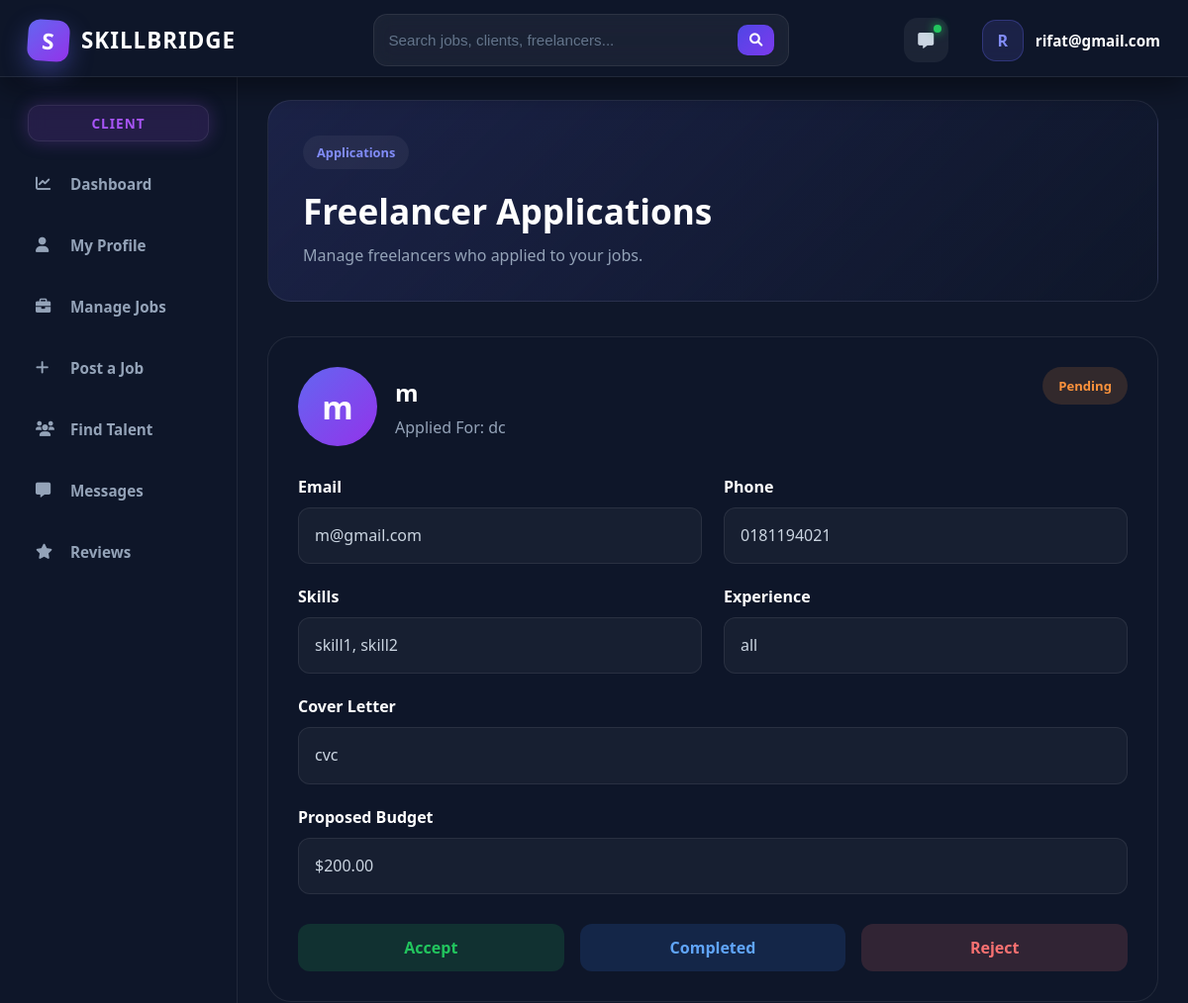
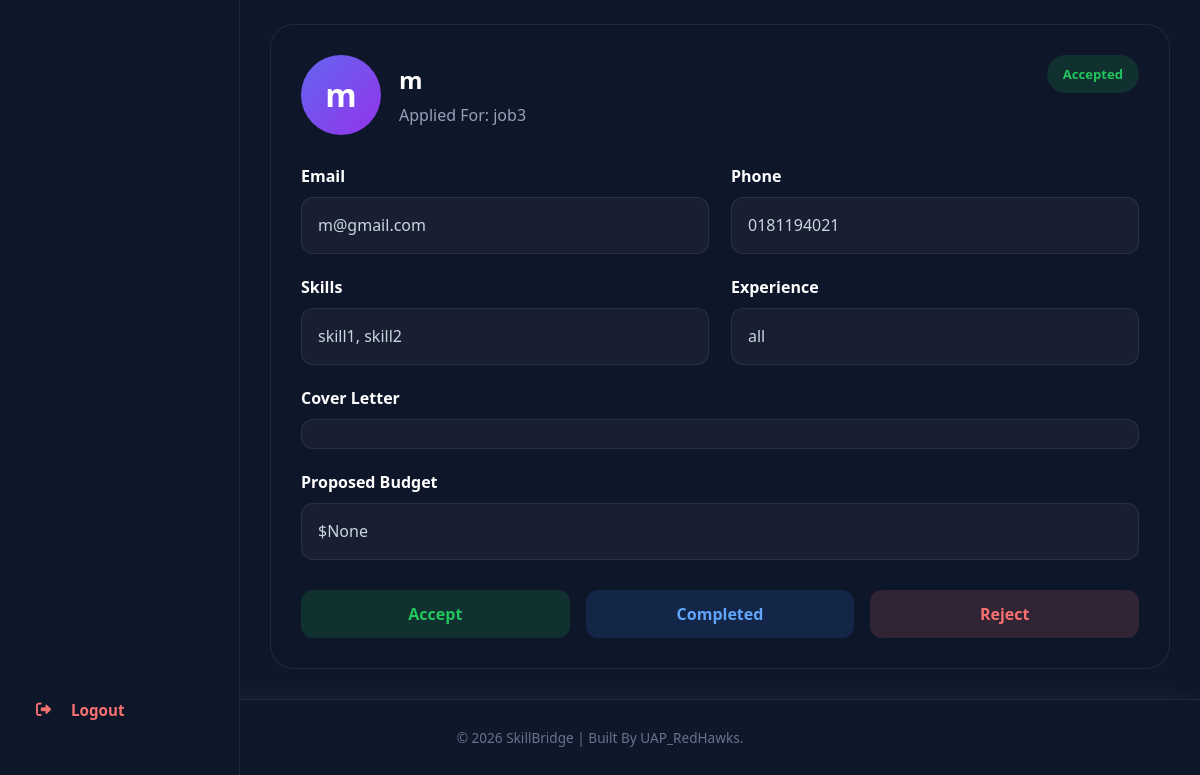
Page /jobs/job-applications/ (signed in) on the earlier database version (2 pictures, top to bottom).
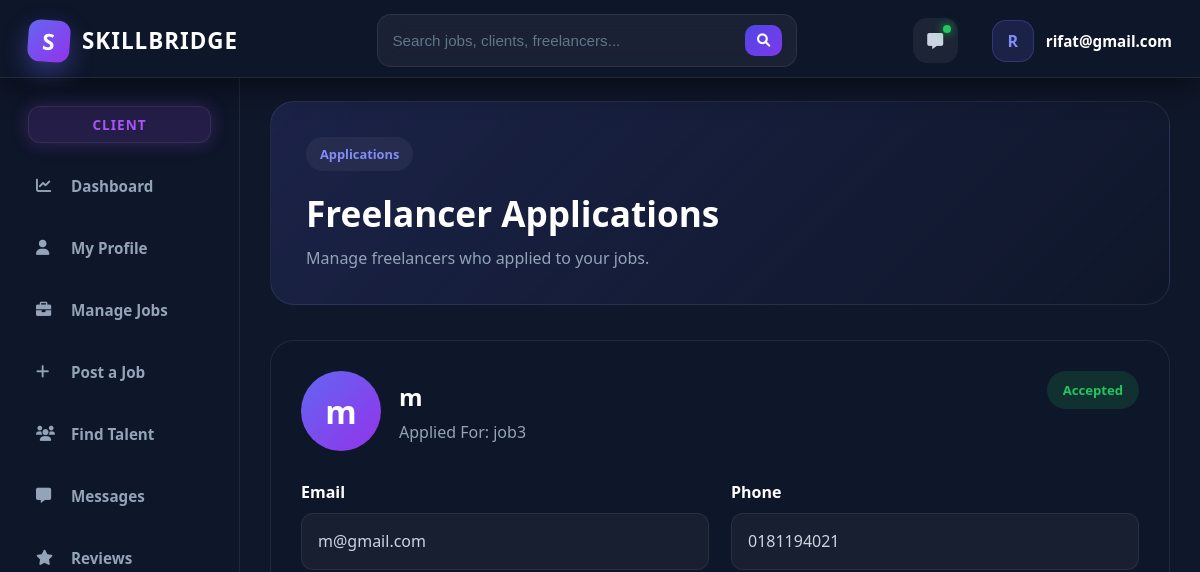
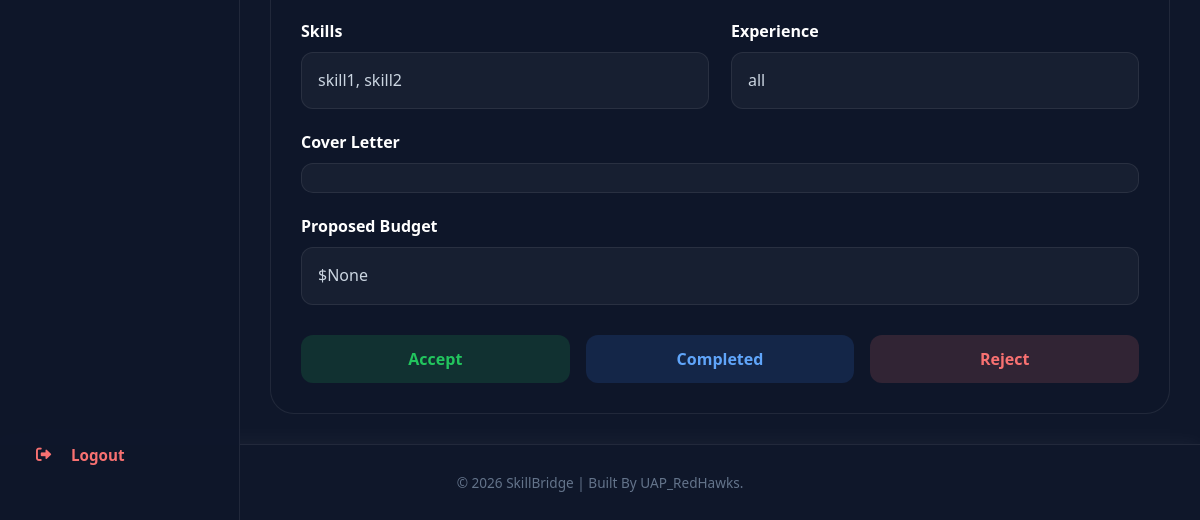
Same page on the later database version (2 pictures, top to bottom).
### jobs/models.py (models this page shows, shortened)
class Application(models.Model):
    status_choicce = (
        ('pending', 'Pending'),
        ('accepted', 'Accepted'),
        ('rejected', 'Rejected'),
        ('completed', 'Completed'),
    )
    job = models.ForeignKey(Job, on_delete=models.CASCADE, related_name='applications')
    freelancer = models.ForeignKey(User, on_delete=models.CASCADE, related_name='applications')
    cover_letter = models.TextField()
    proposed_budget = models.DecimalField(max_digits=10, decimal_places=2, null=True, blank=True)
    status = models.CharField(max_length=20, choices=status_choicce, default='pending')
    applied_at = models.DateTimeField(auto_now_add=True)
    class Meta:
        unique_together = ('freelancer', 'job')

class Job(models.Model):
    exp_lvl_choice = (
        ('entry', 'Entry Level'),
        ('intermediate', 'Intermediate'),
        ('expert', 'Expert'),
    )
    job_type_chois = (
        ('full_time', 'Full Time'),
        ('part_time', 'Part Time'),
        ('remote', 'Remote'),
        ('contract', 'Contract'),
    )
    client = models.ForeignKey(
        User,
        on_delete=models.CASCADE,
        related_name='posted_jobs'
    )
    title = models.CharField(max_length=255)
    description = models.TextField()
    category = models.ForeignKey(
        JobCategory,
        on_delete=models.SET_NULL,
        null=True,
        blank=True
    )
    skills_required = models.ManyToManyField(Skill, blank=True)
    experience_level = models.CharField(
        max_length=20,
        choices=exp_lvl_choice,
        default='entry'
    )
    job_type = models.CharField(
        max_length=20,
        choices=job_type_chois,
        default='remote'
    )
    budget_min = models.DecimalField(
        max_digits=10,
        decimal_places=2,
        null=True,
        blank=True
    )
    budget_max = models.DecimalField(
        max_digits=10,
        decimal_places=2,
        null=True,
        blank=True
    )
    deadline = models.DateField(null=True, blank=True)
    is_active = models.BooleanField(default=True)
    created_at = models.DateTimeField(auto_now_add=True)

### users/models.py (models this page shows, shortened)
class FreelancerProfile(models.Model):
    user = models.OneToOneField(User, on_delete=models.CASCADE)
    name = models.CharField(max_length=200)
    email = models.EmailField(unique=True)
    phone = models.CharField(max_length=20)
    address = models.TextField()
    universityname = models.CharField(max_length=200, blank=True)
    degree = models.CharField(max_length=200, blank=True)
    skills = models.TextField()
    experience = models.TextField(blank=True)
    bio = models.TextField(blank=True)
    portfolio_link = models.URLField(blank=True)
    githublink = models.URLField(blank=True)
    linkedinlink = models.URLField(blank=True)
    profileimage = models.ImageField(upload_to='profiles/', blank=True, null=True)
    resume = models.FileField(upload_to='resumes/', blank=True, null=True)
    nidnumber = models.CharField(max_length=50)
    createdat = models.DateTimeField(auto_now_add=True)

### jobs/views.py (the view)
# urls.py: path('job-applications/',job_applications,name='job_applications'),
@login_required
def job_applications(request):
    applications = Application.objects.filter(job__client=request.user).order_by('-applied_at')
    return render(request, 'jobs/job_applications.html', {
        'applications': applications
    })

### templates/jobs/job_applications.html (shortened to what the changed rows need)
{% extends 'core/base.html' %}
{% load static %}
{% block extra_css %}
<link rel="stylesheet" href="{% static 'css/jobs/job_applications.css' %}">
{% endblock %}
{% block content %}
<div class="applications-page">
    <div class="page-header">
        <div>
            <h1>
                Freelancer Applications
            </h1>
        </div>
    </div>
    <div class="applications-grid">
        {% for app in applications %}
        <div class="application-card">
            <div class="card-top">
                <div class="profile-section">
                    <div class="profile-image">
                        {% if app.freelancer.freelancerprofile.profileimage %}
                            <img src="{{ app.freelancer.freelancerprofile.profileimage.url }}" alt="">
                        {% else %}
                            <div class="default-profile">
                                {{ app.freelancer.freelancerprofile.name|slice:":1" }}
                            </div>
                        {% endif %}
                    </div>
                    <div>
                        <h2>
                            {{ app.freelancer.freelancerprofile.name }}
                        </h2>
                        <p>
                            Applied For:
                            {{ app.job.title }}
                        </p>
                    </div>
                </div>
                {% if app.status == 'pending' %}
                    <span class="status pending">
                        Pending
                    </span>
                {% elif app.status == 'accepted' %}
                    <span class="status accepted">
                        Accepted
                    </span>
                {% elif app.status == 'completed' %}
                    <span class="status completed">
                        Completed
                    </span>
                {% else %}
                    <span class="status rejected">
                        Rejected
                    </span>
                {% endif %}
            </div>
            <div class="details-grid">
                <div class="detail-box">
                    <label>Email</label>
                    <div class="detail-value">
                        {{ app.freelancer.email }}
                    </div>
                </div>
                <div class="detail-box">
                    <label>Phone</label>
                    <div class="detail-value">
                        {{ app.freelancer.freelancerprofile.phone }}
                    </div>
                </div>
                <div class="detail-box">
                    <label>Skills</label>
                    <div class="detail-value">
                        {{ app.freelancer.freelancerprofile.skills }}
                    </div>
                </div>
                <div class="detail-box">
                    <label>Experience</label>
                    <div class="detail-value">
                        {{ app.freelancer.freelancerprofile.experience }}
                    </div>
                </div>
                <div class="detail-box full-width">
                    <label>Cover Letter</label>
                    <div class="detail-value">
                        {{ app.cover_letter }}
                    </div>
                </div>
                <div class="detail-box full-width">
                    <label>Proposed Budget</label>
                    <div class="detail-value">
                        ${{ app.proposed_budget }}
                    </div>
                </div>
            </div>
            <div class="action-buttons">
                <a href="{% url 'update_application_status' app.id 'accepted' %}"
                class="accept-btn">
                    Accept
                </a>
                <a href="{% url 'update_application_status' app.id 'completed' %}"
                class="complete-btn">
                    Completed
                </a>
                <a href="{% url 'update_application_status' app.id 'rejected' %}"
                class="reject-btn">
                    Reject
                </a>
            </div>
        </div>
        {% endfor %}
    </div>
</div>
{% endblock %}

Differences in the rows shown:
removed Application: freelancer.freelancerprofile.name "m", job "dc", status "Pending", freelancer.email "m@gmail.com", freelancer.freelancerprofile.phone "0181194021", freelancer.freelancerprofile.skills "skill1, skill2", freelancer.freelancerprofile.experience "all", cover_letter "cvc", proposed_budget "200.00"
